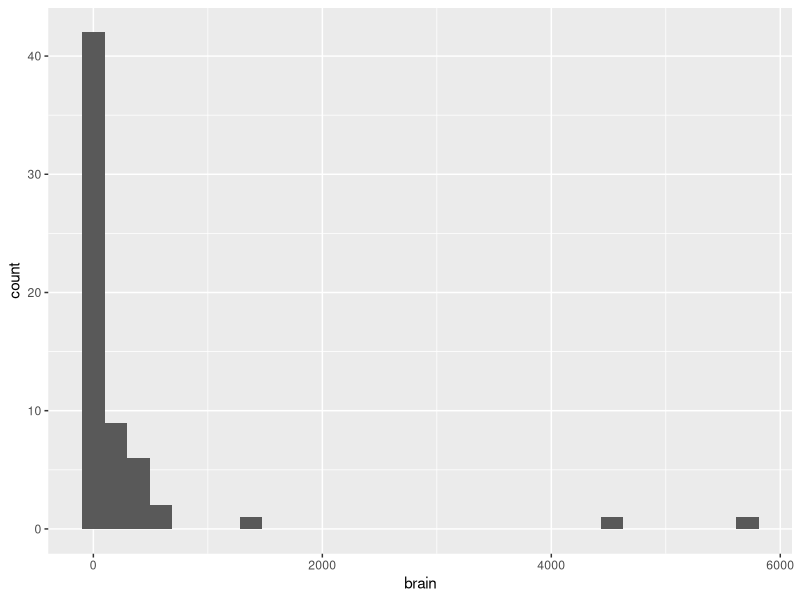
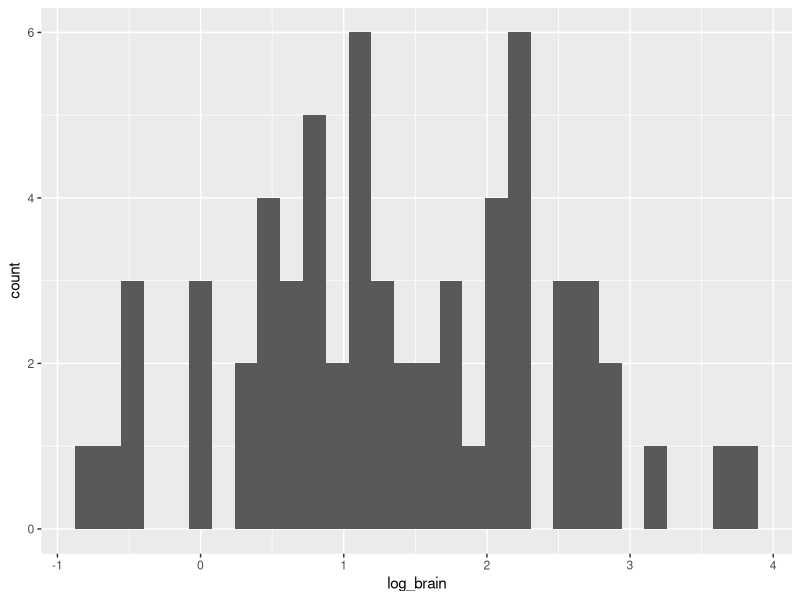

Recreate these plots in R, in order.
## ---- chunk 1
knitr::opts_chunk$set(echo = TRUE)
options("yaml.eval.expr" = TRUE)
## ---- chunk 2
# paquetes necesarios - debes descargarlos usando [Packages]
library(MASS)
library(ggplot2)
# revisando los datos del archivo mammals
mammals
## ---- chunk 3
# histograma de la masa del cerebro (g)
ggplot(data = mammals, aes(brain)) +
  geom_histogram()
## ---- chunk 4
# transformación log10 de la masa cerebral
log_brain <- log10(mammals$brain)
mamiferos <- data.frame(mammals, log_brain)
mamiferos
# histograma con variable transformada
ggplot(data = mamiferos, aes(log_brain)) +
  geom_histogram()
